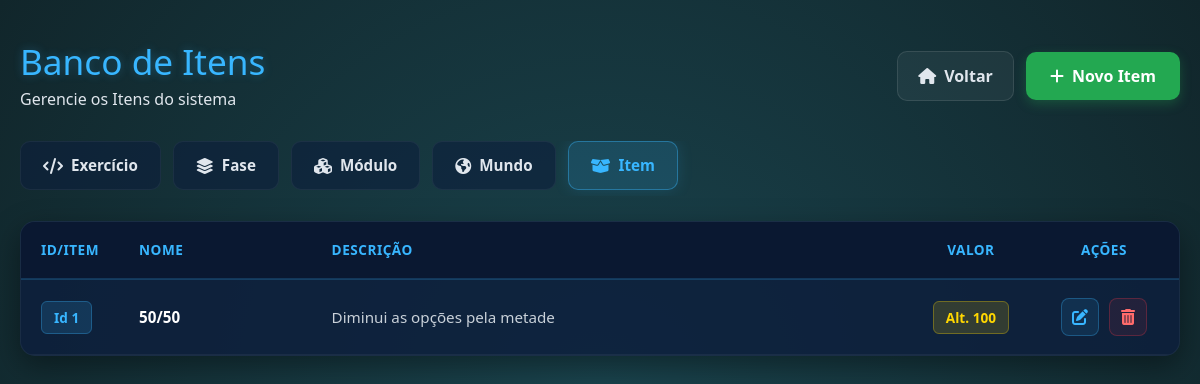
/listarItens, run on an earlier commit of the app's database.
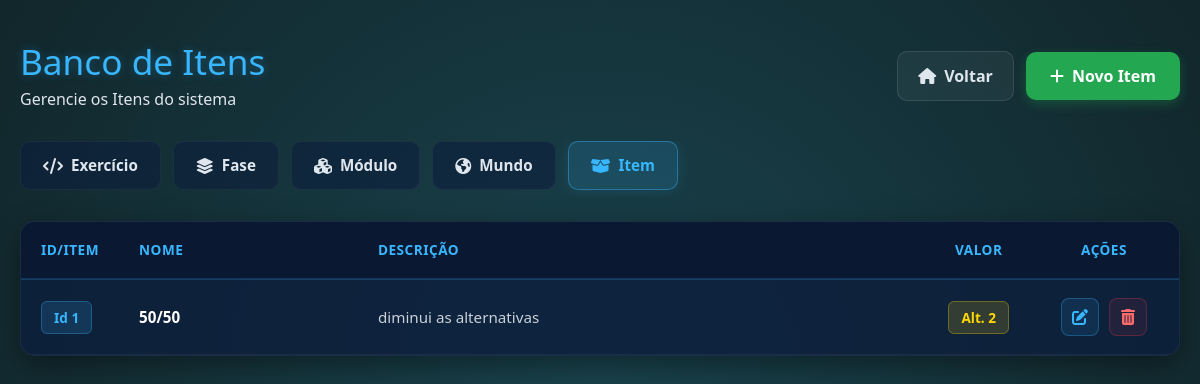
And on a later commit of the database.
### models/ItemModel.py (models this page shows, shortened)
class ItemModel(bd.Model):
   __tablename__ = 'Item'
   idItem = bd.Column(bd.Integer, primary_key=True, autoincrement=True)
   nome = bd.Column(bd.String(25), nullable=False)
   descricao = bd.Column(bd.String(99), nullable=False)
   valor = bd.Column(bd.Integer, nullable=False)

### views_mundo.py (the view)
@app.route('/listarItens')
def listarItens():
    oItemController = ItemController()
    return oItemController.listarItens()

### app.py (called while the page is built)
@event.listens_for(Engine, "connect")
def set_sqlite_pragma(dbapi_connection, connection_record):
    cursor = dbapi_connection.cursor()
    cursor.execute("PRAGMA foreign_keys=ON")
    cursor.close()

### controllers/ItemController.py (called while the page is built)
    def listarItens(self):
        oItemService = ItemService()
        return oItemService.listarItens()

### dao/ItemDao.py (called while the page is built)
    def carregarItensLoja(self):
        listaItens = ItemModel.query.all()
        return listaItens

### service/ItemService.py (called while the page is built)
    def listarItens(self):
        oItemDao = ItemDao()
        oItemView = ItemView()
        lista = oItemDao.carregarItensLoja()
        return oItemView.listarItens(lista)

### views/ItemView.py (called while the page is built)
    def listarItens(self, listaItens):
        return render_template('listarItens.html', listaItens=listaItens)

### templates/listarItens.html (shortened to what this page needs)
{% extends "template.html" %}
{% block cabecalho %}
    <link rel="stylesheet" href="{{ url_for('static', filename='styles/listarExercicios.css') }}"/>
    <link rel="stylesheet" href="https://cdnjs.cloudflare.com/ajax/libs/font-awesome/6.4.0/css/all.min.css">
{% endblock %}
{% block corpo %}
<div class="crud-container">
    <div class="crud-header">
        <div>
            <h1 class="crud-titulo">Banco de Itens</h1>
            <p class="crud-subtitulo">Gerencie os Itens do sistema</p>
        </div>
        <div class="header-acoes">
            <a href="{{ url_for('index') }}" class="btn-voltar">
                <i class="fa-solid fa-house"></i> Voltar
            </a>
            <a href="{{ url_for('cadastrarItem') }}" class="btn-novo-exercicio">
                <i class="fa-solid fa-plus"></i> Novo Item
            </a>
        </div>
    </div>
    <div class="crud-nav-tabs">
        <a href="{{ url_for('listarExercicios') }}" class="tab-item ">
            <i class="fa-solid fa-code"></i> Exercício
        </a>
        <a href="{{ url_for('listarFases') }}" class="tab-item ">
            <i class="fa-solid fa-layer-group"></i> Fase
        </a>
        <a href="{{ url_for('listarModulos') }}" class="tab-item ">
            <i class="fa-solid fa-cubes"></i> Módulo
        </a>
        <a href="{{ url_for('listarMundos') }}" class="tab-item">
            <i class="fa-solid fa-earth-americas"></i> Mundo
        </a>
        <a href="{{ url_for('listarItens') }}" class="tab-item active">
            <i class="fa-solid fa-box-open"></i> Item
        </a>
    </div>
    <div class="tabela-responsiva">
        <table class="tabela-exercicios">
            <thead>
                <tr>
                    <th style="width: 80px;">id/Item</th>
                    <th>Nome</th>
                    <th>Descrição</th>
                    <th style="width: 90px; text-align: center;">Valor</th>
                    <th style="width: 150px; text-align: center;">Ações</th>
                </tr>
            </thead>
            <tbody>
                {% for item in listaItens %}
                <tr>
                    <td data-label="idItem">
                        <span class="badge-fase">Id {{item.idItem}}</span>
                    </td>
                    <td data-label="nome" class="col-titulo">
                        <strong>{{ item.nome }}</strong>
                    </td>
                    <td data-label="descricao" class="col-enunciado">
                        {{ item.descricao }}
                    </td>
                    <td data-label="valor" style="text-align: center;">
                        <span class="badge-resposta">Alt. {{ item.valor}}</span>
                    </td>
                    <td data-label="Ações" style="text-align: center;">
                        <div class="grupo-acoes">
                            <a href="{{ url_for('editarItem', idItem=item.idItem) }}" class="btn-acao btn-alterar" title="Alterar Item">
                                <i class="fa-solid fa-pen-to-square"></i>
                            </a>
                            <a href="{{ url_for('deletarItem', idItem=item.idItem) }}" class="btn-acao btn-apagar" title="Apagar Item" onclick="return confirm('Tem certeza que deseja apagar o item: {{ item.nome }}?')">
                                <i class="fa-solid fa-trash-can"></i>
                            </a>
                        </div>
                    </td>
                </tr>
                {% endfor %}
            </tbody>
        </table>
    </div>
</div>
{% endblock %}

What changed in the data, as far as the page shows it:
changed ItemModel id 1: descricao "Diminui as opções pela metade" → "diminui as alternativas"; valor "100" → "2"
